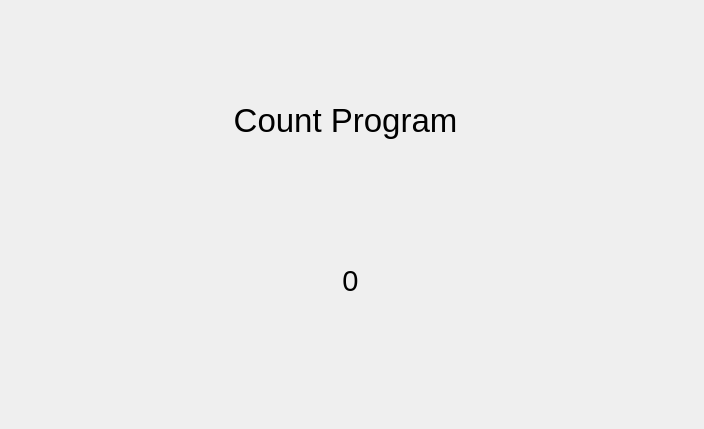
<?xml version="1.0" encoding="UTF-8"?>
<ui version="4.0">
 <class>Form</class>
 <widget class="QWidget" name="Form">
  <property name="geometry">
   <rect>
    <x>0</x>
    <y>0</y>
    <width>704</width>
    <height>429</height>
   </rect>
  </property>
  <property name="font">
   <font>
    <pointsize>22</pointsize>
   </font>
  </property>
  <property name="windowTitle">
   <string>Form</string>
  </property>
  <widget class="QLabel" name="label">
   <property name="geometry">
    <rect>
     <x>170</x>
     <y>80</y>
     <width>351</width>
     <height>81</height>
    </rect>
   </property>
   <property name="font">
    <font>
     <pointsize>25</pointsize>
    </font>
   </property>
   <property name="layoutDirection">
    <enum>Qt::LeftToRight</enum>
   </property>
   <property name="text">
    <string>Count Program</string>
   </property>
   <property name="alignment">
    <set>Qt::AlignCenter</set>
   </property>
  </widget>
  <widget class="QLabel" name="count">
   <property name="geometry">
    <rect>
     <x>240</x>
     <y>240</y>
     <width>221</width>
     <height>81</height>
    </rect>
   </property>
   <property name="text">
    <string>0</string>
   </property>
   <property name="alignment">
    <set>Qt::AlignCenter</set>
   </property>
  </widget>
 </widget>
 <resources/>
 <connections/>
</ui>
